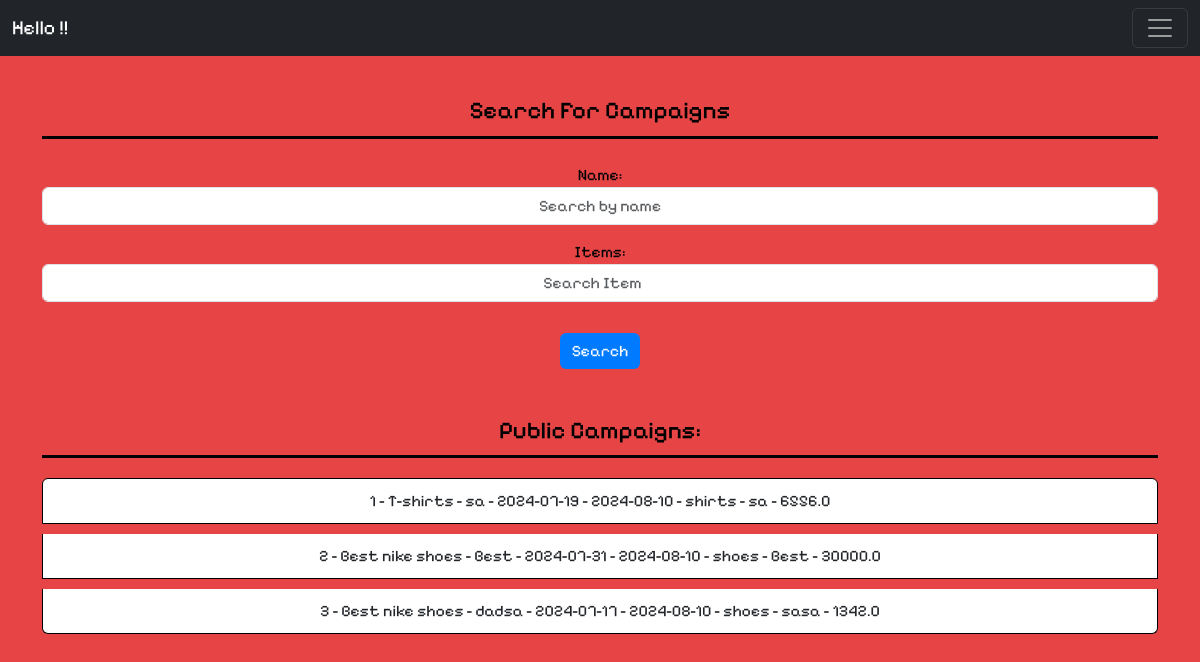
The app's page /searchcamp.html with its own data.
### backend/models.py (models this page shows)
class Campaign(db.Model):
    sp_id = db.Column(db.String(255), db.ForeignKey('spodata.sp_id'), nullable=False)
    campaign_id = db.Column(db.Integer, primary_key=True, autoincrement=True)
    campaign_name = db.Column(db.String(255), nullable=False)
    description = db.Column(db.Text, nullable=False)
    start_date = db.Column(db.Date, nullable=False)
    end_date = db.Column(db.Date, nullable=False)
    payment_amount = db.Column(db.Float, nullable=False)
    goals = db.Column(db.String(), nullable=False)
    item= db.Column(db.String(50), nullable=True)
    visibility = db.Column(db.String(50), nullable=True, default="public")
    spodata_entry = db.relationship('spodata', backref=db.backref('campaigns', lazy=True))
    in_id = db.Column(db.Integer, db.ForeignKey('infdata.in_id'))
    infdata_entry = db.relationship('infdata', backref=db.backref('campaigns', lazy=True))
    ad_requests = db.relationship('Adreq', backref='campaign', cascade='all, delete')

### backend/control.py (the view)
@app.route('/searchcamp.html')
def searchcamp():
    query1 = request.args.get('query14')
    min_reach1 = request.args.get('item14')
    filters = []
    if query1:
        filters.append(Campaign.campaign_name.ilike(f'%{query1}%'))
    if min_reach1:
        filters.append(Campaign.item.ilike(f'%{min_reach1}%'))
    pubcamps=Campaign.query.filter(*filters).all()
    return render_template('searchcamp.html',pubcamps=pubcamps)

### templates/searchcamp.html (shortened to what this page needs)
<!DOCTYPE html>
<html lang="en">
<head>
    <link href="https://cdn.jsdelivr.net/npm/bootstrap@5.3.3/dist/css/bootstrap.min.css" rel="stylesheet">
    <link href="https://getbootstrap.com/docs/5.3/assets/css/docs.css" rel="stylesheet">
</head>
<body>
    <nav class="navbar navbar-dark bg-dark fixed-top">
        <div class="container-fluid">
            <a class="navbar-brand" href="#">Hello {{ spon_un }} !!</a>
            <button class="navbar-toggler" type="button" data-bs-toggle="offcanvas" data-bs-target="#offcanvasDarkNavbar" aria-controls="offcanvasDarkNavbar" aria-label="Toggle navigation">
            <span class="navbar-toggler-icon"></span>
            </button>
        </div>
    </nav>
    <div class="container mt-5">
        <h1 class="mb-4"><br>Search For Campaigns</h1>
        <form action="{{ url_for('searchcamp') }}" method="GET">
            <div class="form-group">
                <label for="query">Name:</label>
                <input type="text" class="form-control" name="query14" placeholder="Search by name">
            </div>
            <div class="form-group">
                <label for="min_reach">Items:</label>
                <input type="number" class="form-control" name="item14" placeholder="Search Item">
            </div>
            <button type="submit" class="btn btn-primary mt-3">Search</button>
        </form>
        <h2 class="mt-5">Public Campaigns: </h2>
        <ul class="list-group mt-3">
            {% for i in pubcamps %}
                <li class="list-group-item">
                    {{loop.index}} - {{i.campaign_name}} - {{ i.description }} - {{ i.start_date }} - {{ i.end_date }} - {{ i.item }} - {{ i.goals }} - {{i.payment_amount}}
                </li>
            {% endfor %}
        </ul>
    </div>
</body>
</html>

### templates/searchcamp.html (style rules this page uses)
body { display: flex; height: 100vh; margin: 0; background-color: #e74545; font-family: "Pixelify Sans", sans-serif; font-optical-sizing: auto; font-weight: 900px; font-style: normal; padding: 0; color: #000; }
nav { display: flex; justify-content: space-around; background-color: #000; color: #fff; padding: 10px; }
.container { margin-top: 70px; text-align: center; }
h1, h2 { font-size: 24px; border-bottom: 3px solid #000; padding-bottom: 10px; margin-top: 20px; margin-bottom: 20px; }
.form-group { margin-bottom: 15px; }
.form-control { text-align: center; }
.list-group-item { background-color: #fff; border: 1px solid #000; margin-bottom: 10px; padding: 10px; }
.btn-primary { background-color: #007bff; border: none; }

### records on screen
Campaign: campaign_name "T-shirts", description "sa", start_date "2024-07-19", end_date "2024-08-10", item "shirts", goals "sa", payment_amount "6556.0"
Campaign: campaign_name "Best nike shoes", description "Best", start_date "2024-07-31", end_date "2024-08-10", item "shoes", goals "Best", payment_amount "30000.0"
Campaign: campaign_name "Best nike shoes", description "dadsa", start_date "2024-07-17", end_date "2024-08-10", item "shoes", goals "sasa", payment_amount "1342.0"
